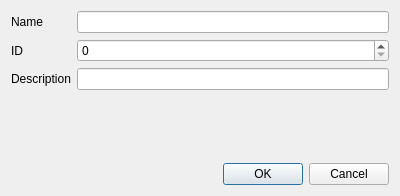
<?xml version="1.0" encoding="UTF-8"?>
<ui version="4.0">
 <class>Dialog_Net_Edit</class>
 <widget class="QDialog" name="Dialog_Net_Edit">
  <property name="geometry">
   <rect>
    <x>0</x>
    <y>0</y>
    <width>400</width>
    <height>196</height>
   </rect>
  </property>
  <property name="windowTitle">
   <string>Dialog</string>
  </property>
  <layout class="QVBoxLayout" name="verticalLayout">
   <item>
    <layout class="QFormLayout" name="formLayout_2">
     <item row="0" column="0">
      <widget class="QLabel" name="label">
       <property name="text">
        <string>Name</string>
       </property>
      </widget>
     </item>
     <item row="0" column="1">
      <widget class="QLineEdit" name="lineEdit_name"/>
     </item>
     <item row="1" column="0">
      <widget class="QLabel" name="label_2">
       <property name="text">
        <string>ID</string>
       </property>
      </widget>
     </item>
     <item row="1" column="1">
      <widget class="QSpinBox" name="spinBox_id">
       <property name="minimum">
        <number>0</number>
       </property>
       <property name="value">
        <number>0</number>
       </property>
      </widget>
     </item>
     <item row="2" column="0">
      <widget class="QLabel" name="label_3">
       <property name="text">
        <string>Description</string>
       </property>
      </widget>
     </item>
     <item row="2" column="1">
      <widget class="QLineEdit" name="lineEdit_description"/>
     </item>
    </layout>
   </item>
   <item>
    <widget class="QDialogButtonBox" name="buttonBox_Net_Edit">
     <property name="orientation">
      <enum>Qt::Horizontal</enum>
     </property>
     <property name="standardButtons">
      <set>QDialogButtonBox::Cancel|QDialogButtonBox::Ok</set>
     </property>
    </widget>
   </item>
  </layout>
 </widget>
 <resources/>
 <connections>
  <connection>
   <sender>buttonBox_Net_Edit</sender>
   <signal>accepted()</signal>
   <receiver>Dialog_Net_Edit</receiver>
   <slot>accept()</slot>
   <hints>
    <hint type="sourcelabel">
     <x>248</x>
     <y>254</y>
    </hint>
    <hint type="destinationlabel">
     <x>157</x>
     <y>274</y>
    </hint>
   </hints>
  </connection>
  <connection>
   <sender>buttonBox_Net_Edit</sender>
   <signal>rejected()</signal>
   <receiver>Dialog_Net_Edit</receiver>
   <slot>reject()</slot>
   <hints>
    <hint type="sourcelabel">
     <x>316</x>
     <y>260</y>
    </hint>
    <hint type="destinationlabel">
     <x>286</x>
     <y>274</y>
    </hint>
   </hints>
  </connection>
 </connections>
</ui>
